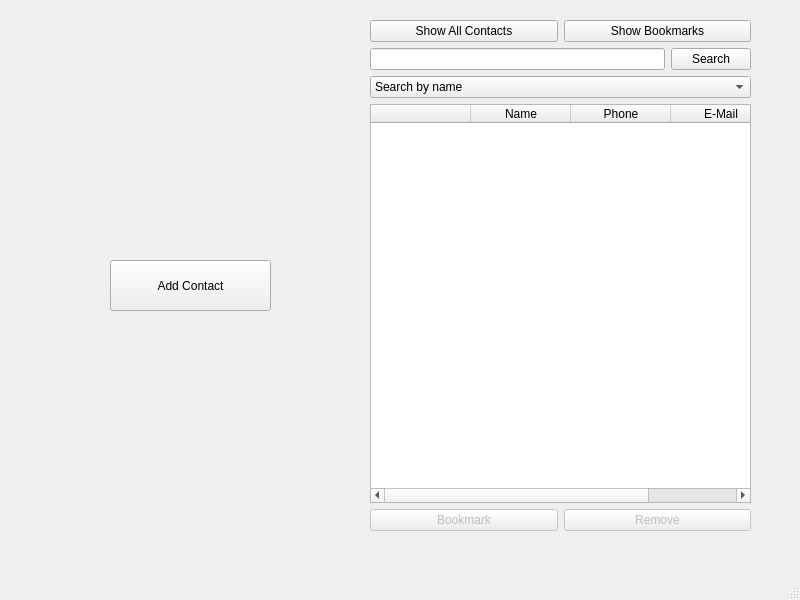
<?xml version="1.0" encoding="UTF-8"?>
<ui version="4.0">
 <class>MainWindow</class>
 <widget class="QMainWindow" name="MainWindow">
  <property name="geometry">
   <rect>
    <x>0</x>
    <y>0</y>
    <width>800</width>
    <height>600</height>
   </rect>
  </property>
  <property name="windowTitle">
   <string>MainWindow</string>
  </property>
  <widget class="QWidget" name="centralwidget">
   <widget class="QWidget" name="layoutWidget">
    <property name="geometry">
     <rect>
      <x>370</x>
      <y>20</y>
      <width>381</width>
      <height>511</height>
     </rect>
    </property>
    <layout class="QVBoxLayout" name="verticalLayout_2">
     <item>
      <layout class="QHBoxLayout" name="horizontalLayout_6">
       <item>
        <widget class="QPushButton" name="showAllContactsButton">
         <property name="text">
          <string>Show All Contacts</string>
         </property>
        </widget>
       </item>
       <item>
        <widget class="QPushButton" name="showBookmarkButton">
         <property name="text">
          <string>Show Bookmarks</string>
         </property>
        </widget>
       </item>
      </layout>
     </item>
     <item>
      <layout class="QHBoxLayout" name="horizontalLayout_7">
       <item>
        <widget class="QLineEdit" name="searchInput"/>
       </item>
       <item>
        <widget class="QPushButton" name="searchButton">
         <property name="enabled">
          <bool>true</bool>
         </property>
         <property name="text">
          <string>Search</string>
         </property>
        </widget>
       </item>
      </layout>
     </item>
     <item>
      <layout class="QHBoxLayout" name="horizontalLayout_8"/>
     </item>
     <item>
      <widget class="QComboBox" name="searchOptionComboBox">
       <item>
        <property name="text">
         <string>Search by name</string>
        </property>
       </item>
       <item>
        <property name="text">
         <string>Search by number</string>
        </property>
       </item>
      </widget>
     </item>
     <item>
      <widget class="QTableWidget" name="contactTableWidget">
       <property name="columnCount">
        <number>4</number>
       </property>
       <column>
        <property name="text">
         <string/>
        </property>
       </column>
       <column>
        <property name="text">
         <string>Name</string>
        </property>
       </column>
       <column>
        <property name="text">
         <string>Phone</string>
        </property>
       </column>
       <column>
        <property name="text">
         <string>E-Mail</string>
        </property>
       </column>
      </widget>
     </item>
     <item>
      <layout class="QHBoxLayout" name="horizontalLayout_5">
       <item>
        <widget class="QPushButton" name="bookmarkButton">
         <property name="enabled">
          <bool>false</bool>
         </property>
         <property name="text">
          <string>Bookmark</string>
         </property>
        </widget>
       </item>
       <item>
        <widget class="QPushButton" name="removeButton">
         <property name="enabled">
          <bool>false</bool>
         </property>
         <property name="text">
          <string>Remove</string>
         </property>
        </widget>
       </item>
      </layout>
     </item>
    </layout>
   </widget>
   <widget class="QStackedWidget" name="stackedWidget">
    <property name="geometry">
     <rect>
      <x>40</x>
      <y>200</y>
      <width>301</width>
      <height>171</height>
     </rect>
    </property>
    <property name="currentIndex">
     <number>0</number>
    </property>
    <widget class="QWidget" name="page">
     <widget class="QPushButton" name="addButton">
      <property name="enabled">
       <bool>true</bool>
      </property>
      <property name="geometry">
       <rect>
        <x>70</x>
        <y>60</y>
        <width>161</width>
        <height>51</height>
       </rect>
      </property>
      <property name="text">
       <string>Add Contact</string>
      </property>
     </widget>
    </widget>
    <widget class="QWidget" name="page_2">
     <widget class="QWidget" name="layoutWidget">
      <property name="geometry">
       <rect>
        <x>60</x>
        <y>130</y>
        <width>221</width>
        <height>32</height>
       </rect>
      </property>
      <layout class="QHBoxLayout" name="horizontalLayout_4">
       <item>
        <widget class="QPushButton" name="saveButton">
         <property name="enabled">
          <bool>true</bool>
         </property>
         <property name="text">
          <string>Save</string>
         </property>
        </widget>
       </item>
       <item>
        <widget class="QPushButton" name="cancelButton">
         <property name="enabled">
          <bool>true</bool>
         </property>
         <property name="text">
          <string>Cancel</string>
         </property>
        </widget>
       </item>
      </layout>
     </widget>
     <widget class="QWidget" name="layoutWidget">
      <property name="geometry">
       <rect>
        <x>10</x>
        <y>10</y>
        <width>271</width>
        <height>111</height>
       </rect>
      </property>
      <layout class="QVBoxLayout" name="verticalLayout">
       <item>
        <layout class="QHBoxLayout" name="horizontalLayout">
         <item>
          <widget class="QLabel" name="nameInputLabel">
           <property name="enabled">
            <bool>true</bool>
           </property>
           <property name="text">
            <string>Name </string>
           </property>
          </widget>
         </item>
         <item>
          <widget class="QLineEdit" name="nameInput">
           <property name="enabled">
            <bool>true</bool>
           </property>
          </widget>
         </item>
        </layout>
       </item>
       <item>
        <layout class="QHBoxLayout" name="horizontalLayout_2">
         <item>
          <widget class="QLabel" name="phoneInputLabel">
           <property name="enabled">
            <bool>true</bool>
           </property>
           <property name="text">
            <string>Phone</string>
           </property>
          </widget>
         </item>
         <item>
          <widget class="QLineEdit" name="phoneInput">
           <property name="enabled">
            <bool>true</bool>
           </property>
          </widget>
         </item>
        </layout>
       </item>
       <item>
        <layout class="QHBoxLayout" name="horizontalLayout_3">
         <item>
          <widget class="QLabel" name="emailInputLabel">
           <property name="enabled">
            <bool>true</bool>
           </property>
           <property name="text">
            <string>E-Mail</string>
           </property>
          </widget>
         </item>
         <item>
          <widget class="QLineEdit" name="emailInput">
           <property name="enabled">
            <bool>true</bool>
           </property>
          </widget>
         </item>
        </layout>
       </item>
      </layout>
     </widget>
    </widget>
   </widget>
  </widget>
  <widget class="QMenuBar" name="menubar">
   <property name="geometry">
    <rect>
     <x>0</x>
     <y>0</y>
     <width>800</width>
     <height>24</height>
    </rect>
   </property>
  </widget>
  <widget class="QStatusBar" name="statusbar"/>
 </widget>
 <resources/>
 <connections/>
</ui>
